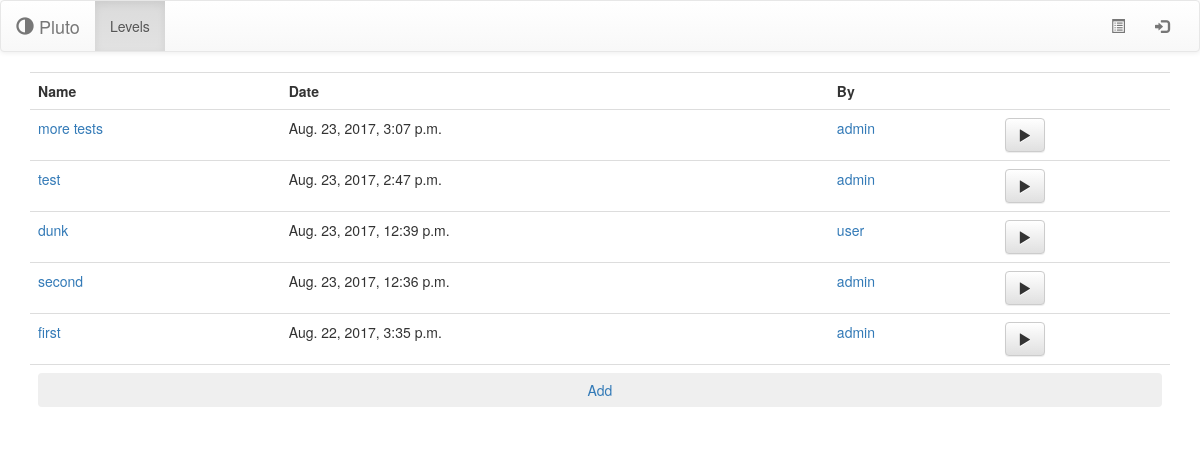
Page /levels on the earlier database version.
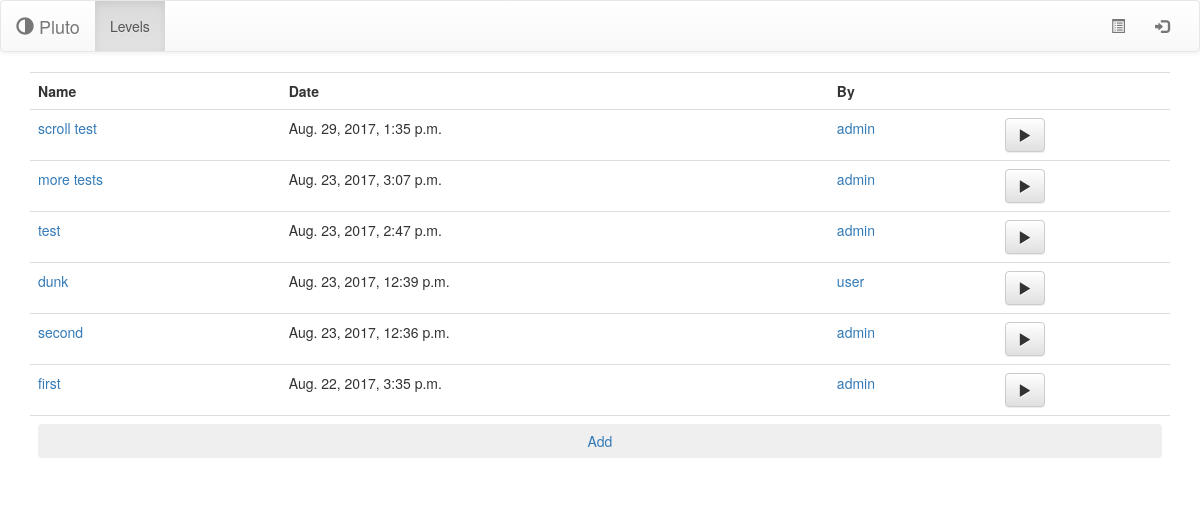
Same page on the later database version.
### pluto/models.py (models this page shows, shortened)
class Level(models.Model):
    name = models.CharField(max_length=128, blank=False)
    date = models.DateTimeField(default=timezone.datetime.now, blank=False)
    by = models.ForeignKey(User, on_delete=models.CASCADE, blank=False, null=False)
    json = models.TextField(max_length=1024)

class User(AbstractUser):
    image = models.ImageField(default='no_image.png', upload_to=user_directory_image_path)
    points = models.FloatField(default=10, blank=False)

### pluto/views.py (the view)
# urls.py: url(r'^levels', views.levels),
def levels(request):
    context = {'levels': models.Level.objects.all().order_by('-date')}
    return render(request, 'levels.html', context)

### templates/levels.html (shortened to what this page needs)
{% extends "base.html" %}
{% block content %}
    <div class="table-responsive">
    <table class="table">
        <tr>
            <th> Name </th>
            <th> Date </th>
            <th> By </th>
            <th> </th>
        </tr>
        {% for i in levels %}
            <tr>
                <td>
                    <a href="/level/{{ i.id }}">{{ i.name }}</a>
                </td>
                <td> {{ i.date }}</td>
                <td> <a href="/profile/{{ i.by.id }}"> {{ i.by.username }} </a></td>
                <td>
                    <a href="/level/{{ i.id }}/play">
                        <button class="btn btn-default">
                            <span class="glyphicon glyphicon-play"></span>
                        </button>
                    </a>
                </td>
            </tr>
        {% endfor %}
        <tr>
           <td colspan="4">
               <a href="/creator"><button class="btn btn-block">Add</button></a>
           </td>
        </tr>
    </table>
    </div>
{% endblock %}

Differences in the rows shown:
added Level: name "scroll test", date "Aug. 29, 2017, 1:35 p.m.", by.username "admin"
